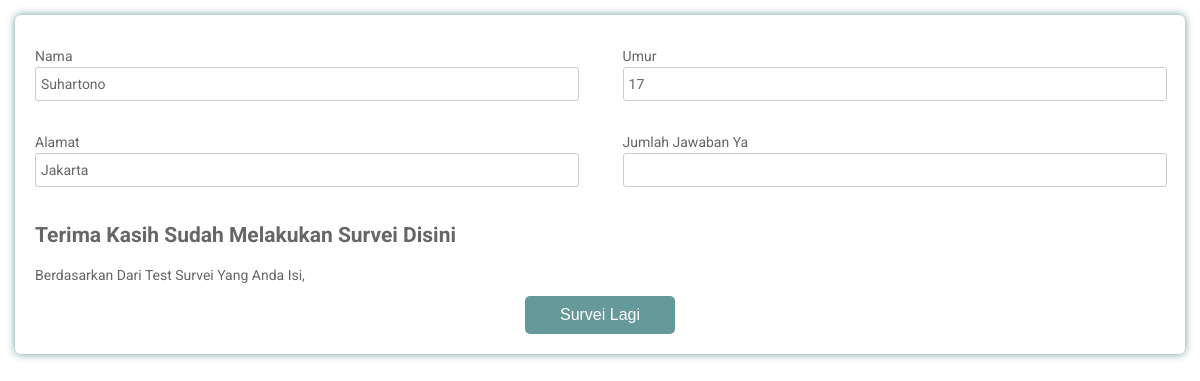
The app's page /selesai.php with its own data.
### tables this page shows
CREATE TABLE `pengunjung` (
  `id` int(11) NOT NULL,
  `nama` varchar(50) NOT NULL,
  `umur` varchar(50) NOT NULL,
  `hp` varchar(20) NOT NULL,
  `alamat` varchar(50) NOT NULL
);

### selesai.php (the view, shortened to what this page needs)
<!DOCTYPE html>
<html>
  <head>
    <link rel="stylesheet" href="https://use.fontawesome.com/releases/v5.5.0/css/all.css">
    <link rel="stylesheet" type="text/css" href="desain.css">
  </head>
  <body>
    <div class="testbox">
      <form action="/">
        <?php
            $sql = mysqli_query($con,"SELECT * FROM pengunjung ORDER BY id DESC LIMIT 1");
            while($row = mysqli_fetch_array($sql)){
        ?>
        <div class="colums">
          <div class="item">
            <label for="fname">Nama</label>
            <input id="nama" type="text" name="fname" value="<?php echo $row['nama']?>" readonly="">
          </div>
          <div class="item">
            <label for="lname"> Umur</label>
            <input id="umur" type="text" value="<?php echo $row['umur']?>" name="lname" readonly="">
          </div>
          <div class="item">
            <label for="address1">Alamat</label>
            <input id="hp" type="text" value="<?php echo $row['alamat'] ?>"  name="address1" readonly="">
          </div>
          <div class="item">
            <label for="address2">Jumlah Jawaban Ya</label>
            <input id="address2" type="text" value="<?php echo $ya ;?>" name="address2" readonly="">
          </div>
        </div>
                <?php
            }
        ?>
        <h2>Terima Kasih Sudah Melakukan  Survei Disini</h2>
        <label>Berdasarkan Dari Test Survei Yang Anda Isi,</label>
        <div class="btn-block">
          <a href="http://localhost/Corona/index.php"><button type='button'>Survei Lagi</button></a>
        </div>
      </form>
    </div>
  </body>
</html>

### desain.css (style rules this page uses)
html, body { min-height: 100%; }
body, div, form, input, select { padding: 0; margin: 0; outline: none; font-family: Roboto, Arial, sans-serif; font-size: 14px; color: #666; line-height: 22px; }
.testbox { display: flex; justify-content: center; align-items: center; height: inherit; padding: 15px; }
form { width: 100%; padding: 20px; border-radius: 6px; background: #fff; box-shadow: 0 0 8px #669999; }
input { width: calc(100% - 10px); padding: 5px; border: 1px solid #ccc; border-radius: 3px; vertical-align: middle; }
.colums { display:flex; justify-content:space-between; flex-direction:row; flex-wrap:wrap; }
.colums div { width:48%; }
.btn-block { text-align: center; }
input, select, textarea { margin-bottom: 10px; border: 1px solid #ccc; border-radius: 3px; }
input { width: calc(100% - 10px); padding: 5px; }
.item { position: relative; margin: 10px 0; }
.btn-block { margin-top: 10px; text-align: center; }
button { width: 150px; padding: 10px; border: none; border-radius: 5px; background: #669999; font-size: 16px; color: #fff; cursor: pointer; }

### records on screen
pengunjung: fname "Suhartono", lname "17", address1 "Jakarta"
